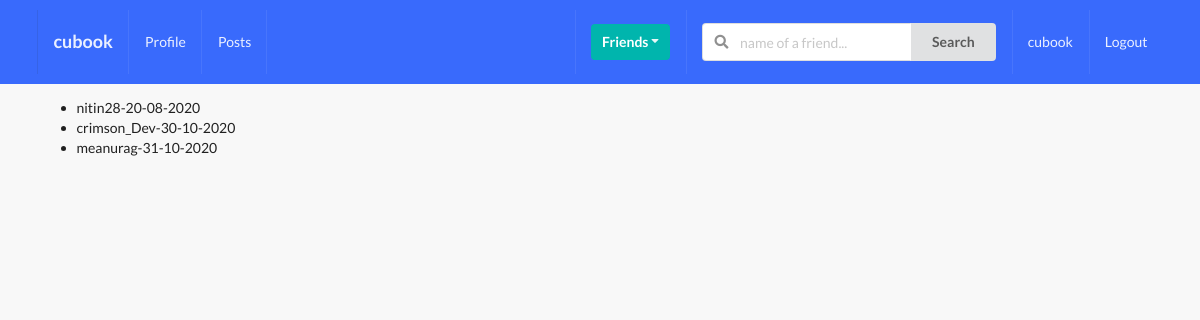
/profiles/to-invite/ (signed in), run on an earlier commit of the app's database.
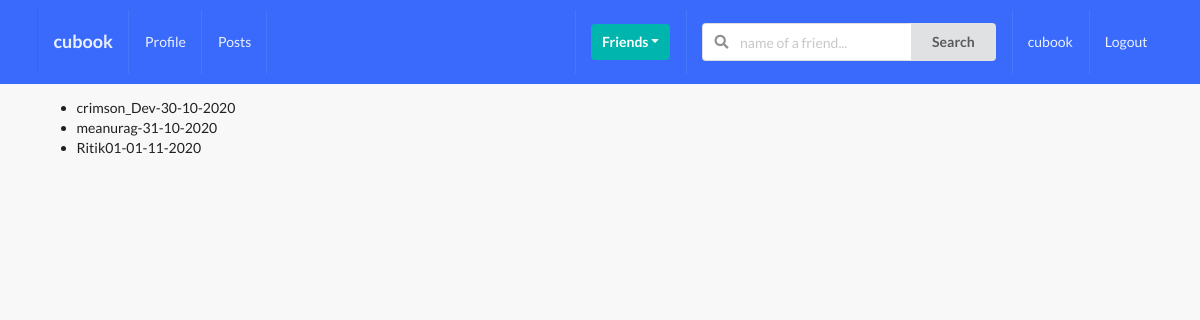
And on a later commit of the database.
### profiles/models.py (models this page shows, shortened)
class Profile(models.Model):
    first_name = models.CharField(max_length=200, blank=True)
    last_name = models.CharField(max_length=200, blank=True)
    user = models.OneToOneField(User, on_delete=models.CASCADE)
    bio = models.TextField(default="no bio...", max_length=300)
    email = models.EmailField(max_length=200, blank=True)
    country = models.CharField(max_length=200, blank=True)
    avatar = models.ImageField(default='avatar.png', upload_to='avatars/')
    friends = models.ManyToManyField(User, blank=True, related_name='friends')
    slug = models.SlugField(unique=True, blank=True)
    updated = models.DateTimeField(auto_now=True)
    created = models.DateTimeField(auto_now_add=True)
    objects = ProfileManager()
    def __str__(self):
        return f"{self.user.username}-{self.created.strftime('%d-%m-%Y')}"
    __initial_first_name = None
    __initial_last_name = None
    def __init__(self, *args, **kwargs):
        super().__init__(*args, **kwargs)
        self.__initial_first_name = self.first_name
        self.__initial_last_name = self.last_name

### profiles/views.py (the view)
# urls.py: path('to-invite/', invite_profiles_list_view,name='invite-profiles-view'),
@login_required
def invite_profiles_list_view(request):
    user = request.user
    qs = Profile.objects.get_all_profiles_to_invite(user)
    context = {'qs': qs}
    return render(request, 'profiles/to_invite_list.html', context)

### profiles/models.py (called while the page is built)
    def get_all_profiles_to_invite(self, sender):
        profiles = Profile.objects.all().exclude(user=sender)
        profile = Profile.objects.get(user=sender)
        qs = Relationship.objects.filter(Q(sender=profile) | Q(receiver=profile))
        print(qs)
        print("#########")
        accepted = set([])
        for rel in qs:
            if rel.status == 'accepted':
                accepted.add(rel.receiver)
                accepted.add(rel.sender)
        print(accepted)
        print("#########")
        available = [profile for profile in profiles if profile not in accepted]
        print(available)
        print("#########")
        return available

    def __str__(self):
        return f"{self.sender}-{self.receiver}-{self.status}"

### profiles/templates/profiles/to_invite_list.html (shortened to what this page needs)
{% extends "base.html" %}
{% block content %}
    <ul>
       {% for item in qs %}
          <li>{{item}}</li>
       {% endfor %}
    </ul>
{% endblock content %}

### templates/base.html (shortened to what this page needs)
{% load static %}
<!doctype html>
<html lang="en">
  <head>
    <link rel="stylesheet" type="text/css" href= {% static 'style.css' %}>
    <link rel="stylesheet" type='text/css' href="https://cdnjs.cloudflare.com/ajax/libs/semantic-ui/2.2.14/semantic.min.css">
  </head>
  <body>
    {% include 'main/navbar.html' %}
    <div class="ui container">
      {% block content %}
      {% endblock content %}
    </div>
  </body>
</html>

### templates/main/navbar.html (shortened to what this page needs)
{% url 'posts:main-post-view' as path_to_posts %}
{% url 'home-view' as path_to_home %}
{% url 'profiles:my-profile-view' as path_to_profile %}
<div class="ui inverted menu nav mb-7">
    <div class="ui container">
      <a href="{{path_to_home}}" class="{% if request.path == path_to_home %} active {% endif %}item">
          <h3>cubook</h3>
      </a>
      {% if request.user.is_authenticated %}
      <a href="{{path_to_profile}}" class="{% if request.path == path_to_profile %} active {% endif %}item">
          Profile
      </a>
      <a href="{{path_to_posts}}" class="{% if request.path == path_to_posts %} active {% endif %} item">
          Posts
      </a>
      {% endif %}
      <div class="right menu">
          {% if request.user.is_authenticated %}
          <div class="item">
              <div class="ui floating dropdown icon button teal"> Friends
                  <i class="dropdown icon"></i>
               </div>
          </div>
               <div class="item">
                <form action="" method="GET">
                  <div class="ui action left icon input">
                  <input class="prompt" type="text" name='q' placeholder="name of a friend...">
                  <button type='submit' class="ui button">Search</button>
                  </div>
              </form>
              </div>
              <a href="{{path_to_profile}}" class="item">
                   {{ request.user }}
              </a>
              <a href="" class="ui item">
                  Logout
              </a>
          {% else %}
          <a href="" class="ui item">
                  Login
              </a>
          {% endif %}
      </div>
    </div>
  </div>

### static_project/style.css (style rules this page uses)
body { background: #F8F8F8 !important; }
.nav { border-radius: 0px !important; padding: 10px 0 10px 0 !important; background-color: #396afc !important; }
.mb-7 { margin-bottom: 7px !important; }

What changed in the data, as far as the page shows it:
no longer on this page (row edited): Profile: user+created "nitin28-20-08-2020"
added Profile: user+created "Ritik01-01-11-2020"
